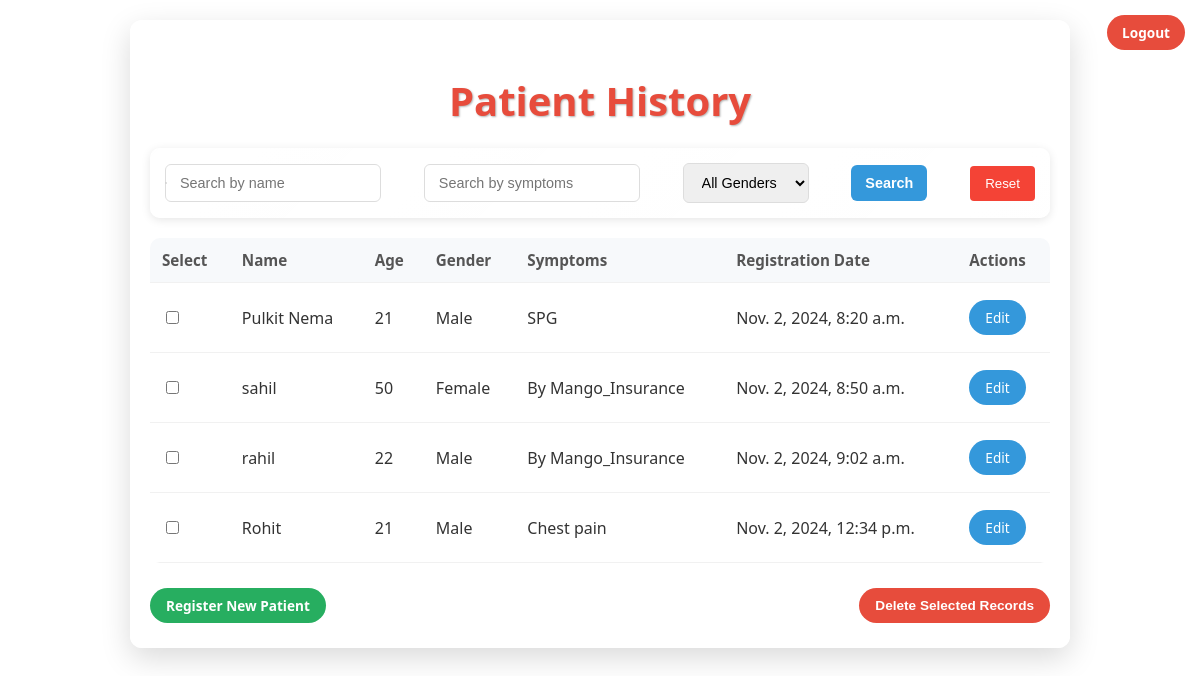
The page /users/history/ (signed in) on the database as committed earlier.
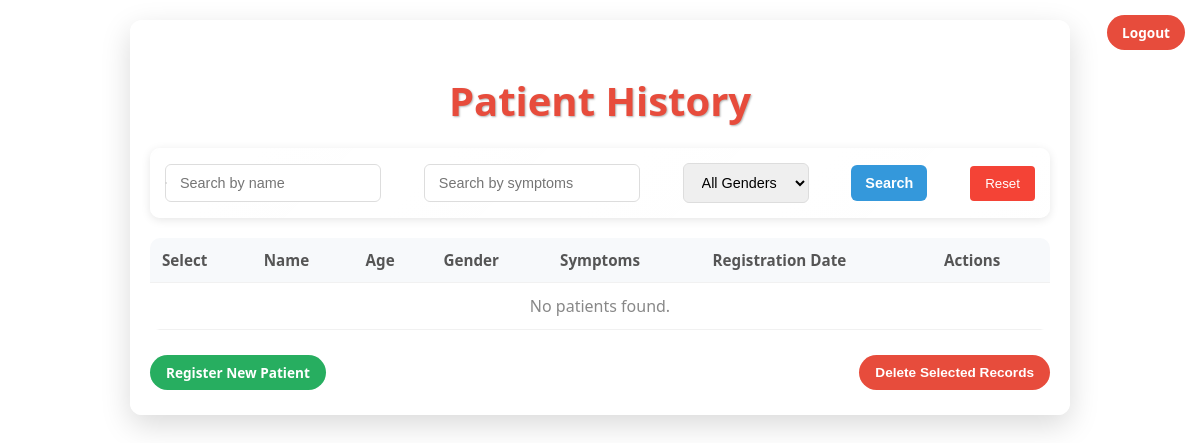
The same page on the database as committed later.
### users/models.py (models this page shows, shortened)
class Patient(models.Model):
    name = models.CharField(max_length=100)
    age = models.IntegerField()
    gender = models.CharField(max_length=10)
    symptoms = models.TextField()
    registration_date = models.DateTimeField(auto_now_add=True)

### users/views.py (the view)
# urls.py: path('history/', views.history, name='history'),
@login_required
def history(request):
    search_query = request.GET.get('search', '')
    symptoms_query = request.GET.get('symptoms', '')
    gender_filter = request.GET.get('gender', '')
    patients = Patient.objects.all()
    if search_query:
        patients = patients.filter(name__icontains=search_query)
    if symptoms_query:
        patients = patients.filter(symptoms__icontains=symptoms_query)
    if gender_filter:
        patients = patients.filter(gender=gender_filter)
    context = {
        'patients': patients,
        'search_query': search_query,
        'symptoms_query': symptoms_query,
        'gender_filter': gender_filter,
    }
    return render(request, 'history.html', context)

### templates/users/history.html (shortened to what this page needs)
<!DOCTYPE html>
<html lang="en">
<head>
    {% load static %}
    <link rel="stylesheet" href="{% static 'css/patient_history.css' %}">
</head>
<body>
    <a href="{% url 'logout' %}" class="logout-btn">Logout</a>
    <div class="container">
        <h2>Patient History</h2>
        <form id="searchForm" class="search-form" method="GET" action="{% url 'history' %}">
            <input type="text" id="search" name="search" placeholder="Search by name" value="{{ search_query }}" oninput="fetchSuggestions()">
            <input type="text" id="symptoms" name="symptoms" placeholder="Search by symptoms" value="{{ symptoms_query }}">
            <div id="suggestions" class="suggestions-box"></div>
            <select name="gender">
                <option value="">All Genders</option>
            </select>
            <button type="submit">Search</button>
            <input type="button" value="Reset" class="reset-button" id="resetButton">
        </form>
        <form method="POST" action="{% url 'delete_patients' %}">
            <table>
                <thead>
                    <tr>
                        <th>Select</th>
                        <th>Name</th>
                        <th>Age</th>
                        <th>Gender</th>
                        <th>Symptoms</th>
                        <th>Registration Date</th>
                        <th>Actions</th>
                    </tr>
                </thead>
                <tbody>
                    {% for patient in patients %}
                        <tr>
                            <td><input type="checkbox" name="patient_ids" value="{{ patient.id }}"></td>
                            <td>{{ patient.name }}</td>
                            <td>{{ patient.age }}</td>
                            <td>{{ patient.gender }}</td>
                            <td>{{ patient.symptoms }}</td>
                            <td>{{ patient.registration_date }}</td>
                            <td>
                                <div class="table-actions">
                                    <a href="{% url 'edit_patient' patient.id %}">Edit</a>
                                </div>
                            </td>
                        </tr>
                    {% empty %}
                        <tr>
                            <td colspan="7" style="text-align: center; color: #888;">No patients found.</td>
                        </tr>
                    {% endfor %}
                </tbody>
            </table>
            <div class="action-buttons">
                <a href="{% url 'patient_entry' %}">Register New Patient</a>
                <button type="submit" class="delete-button">Delete Selected Records</button>
            </div>
        </form>
    </div>
</body>
</html>

### static/css/patient_history.css (style rules this page uses)
body { font-family: 'Segoe UI', Tahoma, Geneva, Verdana, sans-serif; margin: 0; padding: 0; background-image: url('/static/images/heart_photo.png'); background-size: cover; background-attachment: fixed; color: #444; }
.container { max-width: 900px; margin: 20px auto; padding: 20px; background: rgba(255, 255, 255, 0.9); border-radius: 12px; box-shadow: 0 10px 30px rgba(0, 0, 0, 0.15); position: relative; overflow: hidden; transition: transform 0.3s ease; }
h2 { text-align: center; color: #e74c3c; margin-bottom: 20px; font-size: 2.5rem; font-weight: bold; text-shadow: 1px 1px 2px rgba(0, 0, 0, 0.3); }
.logout-btn { position: absolute; top: 15px; right: 15px; padding: 8px 15px; background-color: #e74c3c; color: #fff; font-weight: bold; text-decoration: none; border-radius: 30px; transition: background-color 0.3s ease, transform 0.2s ease, box-shadow 0.3s ease; font-size: 0.85rem; }
.search-form { display: flex; justify-content: space-between; align-items: center; margin-bottom: 20px; gap: 10px; background: linear-gradient(135deg, rgba(255, 255, 255, 0.9), rgba(255, 255, 255, 0.7)); padding: 15px; border-radius: 10px; box-shadow: 0 2px 10px rgba(0, 0, 0, 0.1); transition: box-shadow 0.3s ease; }
.search-form input[type="text"], .search-form select, .search-form button { padding: 10px 14px; font-size: 0.9rem; border: 1px solid #ddd; border-radius: 6px; transition: border-color 0.2s ease, box-shadow 0.2s ease; outline: none; }
.search-form button { background-color: #3498db; color: #fff; font-weight: bold; border: none; cursor: pointer; transition: background-color 0.3s ease, transform 0.2s ease; }
table { width: 100%; border-collapse: collapse; margin-top: 15px; border-radius: 10px; overflow: hidden; }
th, td { padding: 12px; text-align: left; border-bottom: 1px solid #f1f1f1; color: #333; transition: background-color 0.3s ease; }
th { background-color: #f7f9fb; color: #555; font-weight: bold; font-size: 0.95rem; position: sticky; top: 0; }
.table-actions a, .action-buttons a, .delete-button { display: inline-block; padding: 8px 16px; color: #fff; text-decoration: none; border-radius: 30px; font-size: 0.85rem; margin: 5px 0; transition: background-color 0.3s ease, transform 0.2s ease; }
.action-buttons a { background-color: #27ae60; font-weight: bold; }
.delete-button { background-color: #e74c3c; border: none; cursor: pointer; font-weight: bold; }
.action-buttons { display: flex; justify-content: space-between; margin-top: 20px; gap: 10px; }
.suggestions-box { position: absolute; background-color: white; border: 1px solid #ccc; border-radius: 5px; max-height: 200px; overflow-y: auto; z-index: 1000; }
.reset-button { background-color: #f44336; color: white; border: none; padding: 10px 15px; cursor: pointer; border-radius: 4px; }

Rows that differ between the two databases and show on the page:
removed Patient: name "Pulkit Nema", age "21", gender "Male", symptoms "SPG", registration_date "Nov. 2, 2024, 8:20 a.m."
removed Patient: name "sahil", age "50", gender "Female", symptoms "By Mango_Insurance", registration_date "Nov. 2, 2024, 8:50 a.m."
removed Patient: name "rahil", age "22", gender "Male", symptoms "By Mango_Insurance", registration_date "Nov. 2, 2024, 9:02 a.m."
removed Patient: name "Rohit", age "21", gender "Male", symptoms "Chest pain", registration_date "Nov. 2, 2024, 12:34 p.m."
Other text that changed with them:
text now shown: "No patients found."
